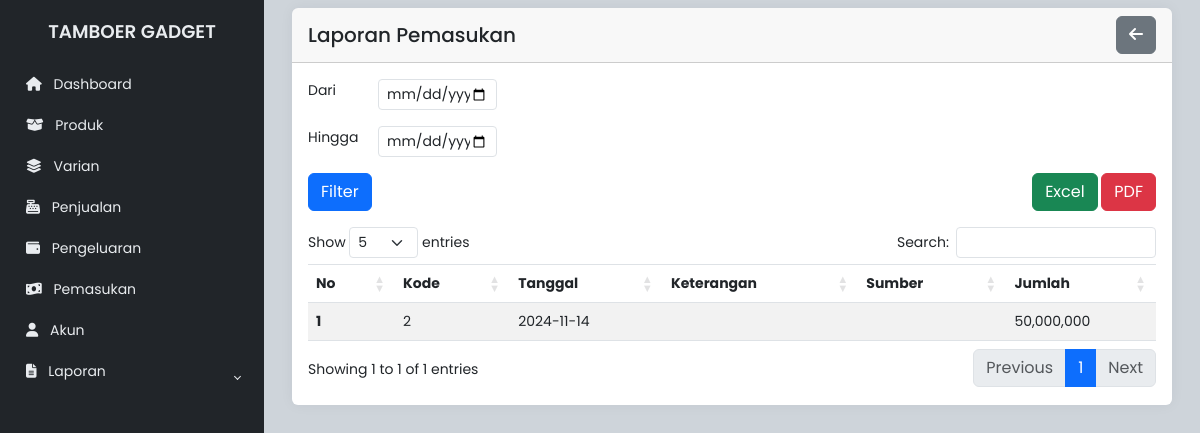
The page /admin/laporan_pemasukan.php on the database its author committed.
### tables this page shows
CREATE TABLE `pemasukan` (
  `id_pemasukan` int(11) NOT NULL,
  `tanggal` date NOT NULL,
  `keterangan` text DEFAULT NULL,
  `sumber_dana` varchar(50) DEFAULT NULL,
  `jumlah` decimal(15,2) NOT NULL
);

### admin/laporan_pemasukan.php (the view, shortened to what this page needs)
<!DOCTYPE html>
<html lang="en" data-bs-theme="light">
<head>
    <link rel="stylesheet" href="https://cdn.jsdelivr.net/npm/bootstrap@5.3.0-alpha2/dist/css/bootstrap.min.css">
    <link rel="stylesheet" href="https://cdnjs.cloudflare.com/ajax/libs/font-awesome/6.1.1/css/all.min.css">
    <link rel="stylesheet" href="https://cdn.datatables.net/1.11.3/css/dataTables.bootstrap5.min.css">
    <link rel="stylesheet" href="../css/style.css">
</head>
<body>
    <div class="wrapper">
        <?php include 'sidebar.php'; ?>
        <div class="main">
            <main class="content px-3 py-2">
                <div class="container-fluid">
                    <div class="card border-0">
                        <div class="card-header d-flex justify-content-between align-items-center">
                            <h5 class="card-title mb-0">Laporan Pemasukan</h5>
                            <button type="button" class="btn btn-secondary btn-margin" onclick="window.history.back()">
                                <i class="fas fa-arrow-left"></i>
                            </button>
                        </div>
                        <div class="card-body">
                            <form action="" method="POST">
                                <div class="row mb-3">
                                    <div class="col-12 d-flex align-items-center">
                                        <label for="tanggal_dari" class="form-label">Dari</label>
                                        <input type="date" class="form-control form-control-sm form-control-date"
                                            id="tanggal_dari" name="tanggal_dari" required>
                                    </div>
                                </div>
                                <div class="row mb-3">
                                    <div class="col-12 d-flex align-items-center">
                                        <label for="tanggal_hingga" class="form-label">Hingga</label>
                                        <input type="date" class="form-control form-control-sm form-control-date"
                                            id="tanggal_hingga" name="tanggal_hingga" required>
                                    </div>
                                </div>
                                <div class="btn-margin-group d-flex justify-content-between">
                                    <button type="submit" class="btn btn-primary">Filter</button>
                                    <div>
                                        <button type="button" class="btn btn-success" id="exportExcel">Excel</button>
                                        <button type="button" class="btn btn-danger" id="exportPDF">PDF</button>
                                    </div>
                                </div>
                            </form>
                            <div class="table-responsive mt-3">
                                <table id="example" class="table table-striped custom-table">
                                    <thead>
                                        <tr>
                                            <th scope="col">No</th>
                                            <th scope="col">Kode</th>
                                            <th scope="col">Tanggal</th>
                                            <th scope="col">Keterangan</th>
                                            <th scope="col">Sumber</th>
                                            <th scope="col">Jumlah</th>
                                        </tr>
                                    </thead>
                                    <tbody>
                                        <?php
                                        include 'koneksi.php';
                                        $tanggal_dari = isset($_POST['tanggal_dari']) ? $_POST['tanggal_dari'] : '';
                                        $tanggal_hingga = isset($_POST['tanggal_hingga']) ? $_POST['tanggal_hingga'] : '';
                                        if (!empty($tanggal_dari) && !empty($tanggal_hingga)) {
                                            $sql = "SELECT * FROM pemasukan WHERE tanggal BETWEEN '$tanggal_dari' AND '$tanggal_hingga'";
                                        } else {
                                            $sql = "SELECT * FROM pemasukan";
                                        }
                                        $result = $conn->query($sql);
                                        if ($result->num_rows > 0) {
                                            $no = 1;
                                            while ($row = $result->fetch_assoc()) {
                                                echo "<tr>
                                                    <th scope='row'>" . $no++ . "</th>
                                                    <td>" . $row['id_pemasukan'] . "</td>
                                                    <td>" . $row['tanggal'] . "</td>
                                                    <td>" . $row['ket_pemasukan'] . "</td>
                                                    <td>" . $row['sumber'] . "</td>
                                                    <td>" . number_format($row['jumlah'], 0) . "</td>
                                                </tr>";
                                            }
                                        } else {
                                            echo "<tr><td colspan='6' class='text-center'>No data available</td></tr>";
                                        }
                                        ?>
                                    </tbody>
                                </table>
                            </div>
                        </div>
                    </div>
                </div>
            </main>
        </div>
    </div>
</body>
</html>

### css/style.css (style rules this page uses)
body { font-family: "Poppins", sans-serif; font-size: 0.875rem; opacity: 1; overflow-y: scroll; margin: 0; }
.wrapper { align-items: stretch; display: flex; width: 100%; }
.main { display: flex; flex-direction: column; min-height: 100vh; min-width: 0; overflow: hidden; transition: all 0.35s ease-in-out; width: 100%; background: var(--bs-dark-bg-subtle); }
.content { flex: 1; max-width: 100vw; width: 100vw; }
@media (min-width: 768px) { .content { max-width: auto; width: auto; } }
.card { box-shadow: 0 0 0.875rem 0 rgba(34, 46, 60, 0.05); margin-bottom: 24px; }

### admin/laporan_pemasukan.php (style rules this page uses)
@media (min-width: 769px) { table.dataTable tbody td { font-size: 14px; } }
@media (min-width: 769px) { table.dataTable thead th { font-size: 14px; } }
.form-label { min-width: 70px; }
.form-control-sm { max-width: 200px; }
.form-control-date { max-width: 119px; }
.btn-margin-group { margin: 10px 0; }
.custom-table th, .custom-table td { border-bottom: 1px solid #dee2e6; }
.custom-table thead th { border-top: 1px solid #dee2e6; }

### rows shown on the page
pemasukan: id_pemasukan "2", tanggal "2024-11-14", jumlah "50,000,000"
